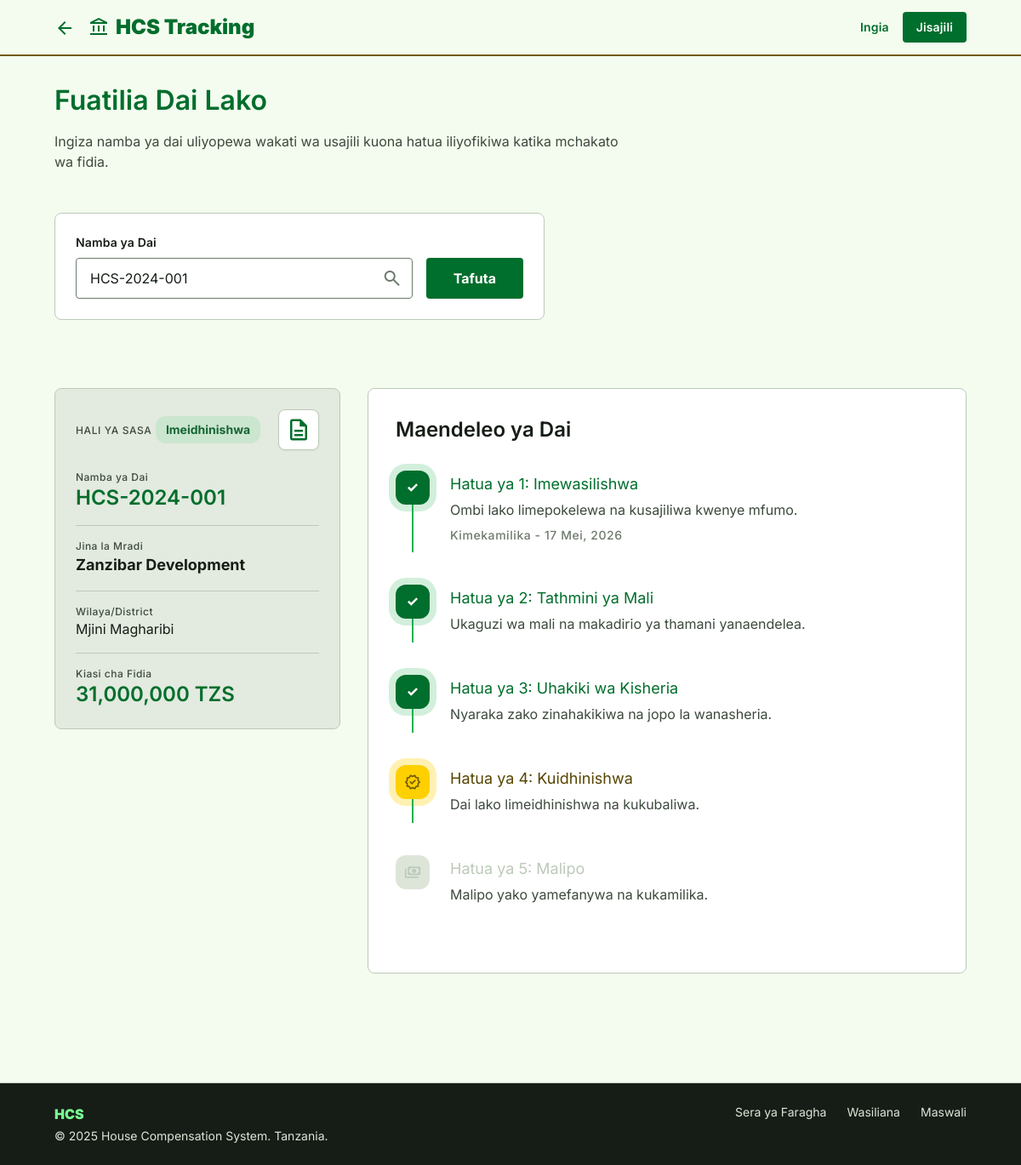
Page /track-claim.php?claim_number=HCS-2024-001 on the committed database.
### tables this page shows
CREATE TABLE `valuations` (
  `id` int(11) NOT NULL,
  `claim_id` int(11) NOT NULL,
  `valuer_id` int(11) DEFAULT NULL,
  `property_value` decimal(15,2) DEFAULT NULL,
  `disturbance_allowance` decimal(15,2) DEFAULT NULL,
  `transport_allowance` decimal(15,2) DEFAULT NULL,
  `total_compensation` decimal(15,2) DEFAULT NULL,
  `valuation_report` text DEFAULT NULL,
  `created_at` timestamp NOT NULL DEFAULT current_timestamp()
);

CREATE TABLE `claims` (
  `id` int(11) NOT NULL,
  `claimant_id` int(11) NOT NULL,
  `claim_number` varchar(100) NOT NULL,
  `project_name` varchar(255) DEFAULT NULL,
  `district` varchar(100) DEFAULT NULL,
  `ward` varchar(100) DEFAULT NULL,
  `village` varchar(100) DEFAULT NULL,
  `property_type` varchar(100) DEFAULT NULL,
  `property_size` varchar(100) DEFAULT NULL,
  `claim_amount` decimal(15,2) DEFAULT NULL,
  `valuation_amount` decimal(15,2) DEFAULT NULL,
  `approved_amount` decimal(15,2) DEFAULT NULL,
  `decision_date` date DEFAULT NULL,
  `gps_coordinates` varchar(255) DEFAULT NULL,
  `description` text DEFAULT NULL,
  `status` enum('submitted','valuation','legal_review','approved','rejected','paid') DEFAULT 'submitted',
  `created_at` timestamp NOT NULL DEFAULT current_timestamp(),
  `updated_at` timestamp NOT NULL DEFAULT current_timestamp() ON UPDATE current_timestamp()
);

### track-claim.php (the view, shortened to what the rows shown need)
<?php
require_once 'includes/functions.php';
$claim_data = null;
$search_performed = false;
if (isset($_GET['claim_number']) && !empty($_GET['claim_number'])) {
    $claim_number = sanitizeInput($_GET['claim_number']);
    $search_performed = true;
    $conn = getDB();
    $query = "SELECT c.*,
                     u.full_name as claimant_name,
                     u.email,
                     u.phone,
                     v.property_value,
                     v.disturbance_allowance,
                     v.transport_allowance,
                     v.total_compensation,
                     v.valuation_report,
                     v.created_at as valuation_date
              FROM claims c
              LEFT JOIN users u ON c.claimant_id = u.id
              LEFT JOIN valuations v ON c.id = v.claim_id
              WHERE c.claim_number = ?";
    $stmt = mysqli_prepare($conn, $query);
    mysqli_stmt_bind_param($stmt, "s", $claim_number);
    mysqli_stmt_execute($stmt);
    $result = mysqli_stmt_get_result($stmt);
    if ($row = mysqli_fetch_assoc($result)) {
        $claim_data = $row;
    } else {
        $error_message = "Dai lenye namba '$claim_number' halijapatikana. Tafadhali hakiki namba yako na ujaribu tena.";
    }
}
$status_steps = [
    'submitted' => ['name' => 'Imewasilishwa', 'icon' => 'check', 'description' => 'Ombi lako limepokelewa na kusajiliwa kwenye mfumo.'],
    'valuation' => ['name' => 'Tathmini ya Mali', 'icon' => 'real_estate_agent', 'description' => 'Ukaguzi wa mali na makadirio ya thamani yanaendelea.'],
    'legal_review' => ['name' => 'Uhakiki wa Kisheria', 'icon' => 'gavel', 'description' => 'Nyaraka zako zinahakikiwa na jopo la wanasheria.'],
    'approved' => ['name' => 'Kuidhinishwa', 'icon' => 'verified', 'description' => 'Dai lako limeidhinishwa na kukubaliwa.'],
    'rejected' => ['name' => 'Kukataliwa', 'icon' => 'cancel', 'description' => 'Dai lako limekataliwa kwa sababu zilizoelezwa.'],
    'paid' => ['name' => 'Malipo', 'icon' => 'payments', 'description' => 'Malipo yako yamefanywa na kukamilika.']
];
function getStepIndex($status) {
    $order = ['submitted', 'valuation', 'legal_review', 'approved', 'paid'];
    $index = array_search($status, $order);
    return $index !== false ? $index : 0;
}
?>
<!DOCTYPE html>
<html class="light" lang="sw">
<head>
<script src="https://cdn.tailwindcss.com?plugins=forms,container-queries"></script>
</head>
<body class="bg-surface font-body-md text-on-surface min-h-screen flex flex-col">
<header class="bg-surface border-b-2 border-secondary sticky top-0 z-50">
    <div class="flex justify-between items-center w-full px-margin-mobile md:px-margin-desktop max-w-max-width mx-auto h-16">
        <div class="flex items-center gap-4">
            <a href="index.php" class="flex items-center gap-2">
                <h1 class="font-headline-md text-headline-md font-black text-primary">HCS Tracking</h1>
            </a>
        </div>
    </div>
</header>
<main class="flex-grow pb-32 relative overflow-hidden">
    <div class="max-w-max-width mx-auto px-margin-mobile md:px-margin-desktop pt-6 md:pt-8">
        <div class="mb-6 md:mb-lg">
            <h2 class="font-headline-lg-mobile text-headline-lg-mobile md:font-headline-lg md:text-headline-lg text-primary mb-3 md:mb-4">
                Fuatilia Dai Lako
            </h2>
        </div>
        <?php if ($search_performed): ?>
            <?php if ($claim_data): ?>
                <div class="grid grid-cols-1 lg:grid-cols-12 gap-6 md:gap-8">
                    <div class="lg:col-span-4">
                        <div class="bg-surface-container-high border border-outline-variant p-5 md:p-6 rounded-xl flex flex-col gap-4 md:gap-6 sticky top-24">
                            <div class="flex justify-between items-start">
                                <div>
                                    <span class="text-label-sm font-label-sm uppercase tracking-wider text-on-surface-variant">Hali ya Sasa</span>
                                    <div class="mt-2 inline-flex items-center px-3 py-1.5 rounded-full font-bold text-sm"
                                         style="background-color: <?php
                                            switch($claim_data['status']) {
                                                case 'approved': echo '#22c55e'; break;
                                            }
                                         ?>20; color: <?php
                                            switch($claim_data['status']) {
                                                case 'approved': echo '#166534'; break;
                                            }
                                         ?>">
                                        <?php echo getStatusLabel($claim_data['status']); ?>
                                    </div>
                                </div>
                                <div class="w-12 h-12 rounded-xl bg-white flex items-center justify-center border border-outline-variant shadow-sm">
                                    <span class="material-symbols-outlined text-primary text-3xl">description</span>
                                </div>
                            </div>
                            <div class="space-y-3 md:space-y-4">
                                <div>
                                    <h4 class="text-label-sm font-label-sm text-on-surface-variant">Namba ya Dai</h4>
                                    <p class="text-headline-md font-headline-md text-primary text-xl md:text-2xl"><?php echo htmlspecialchars($claim_data['claim_number']); ?></p>
                                </div>
                                <div class="border-t border-outline-variant pt-3 md:pt-4">
                                    <h4 class="text-label-sm font-label-sm text-on-surface-variant">Jina la Mradi</h4>
                                    <p class="text-body-lg font-bold text-on-surface"><?php echo htmlspecialchars($claim_data['project_name'] ?? 'Haijajazwa'); ?></p>
                                </div>
                                <div class="border-t border-outline-variant pt-3 md:pt-4">
                                    <h4 class="text-label-sm font-label-sm text-on-surface-variant">Wilaya/District</h4>
                                    <p class="text-body-md text-on-surface"><?php echo htmlspecialchars($claim_data['district'] ?? 'Haijajazwa'); ?></p>
                                </div>
                                <?php if ($claim_data['total_compensation'] && $claim_data['total_compensation'] > 0): ?>
                                <div class="border-t border-outline-variant pt-3 md:pt-4">
                                    <h4 class="text-label-sm font-label-sm text-on-surface-variant">Kiasi cha Fidia</h4>
                                    <p class="text-headline-md font-headline-md text-primary text-xl md:text-2xl">
                                        <?php echo number_format($claim_data['total_compensation'], 0, '.', ','); ?> TZS
                                    </p>
                                </div>
                                <?php endif; ?>
                            </div>
                        </div>
                    </div>
                    <div class="lg:col-span-8">
                        <div class="bg-surface-container-lowest border border-outline-variant rounded-xl p-5 md:p-8">
                            <h3 class="font-headline-md text-headline-md text-on-surface mb-6 md:mb-8">Maendeleo ya Dai</h3>
                            <div class="flex flex-col gap-0">
                                <?php
                                $current_step = getStepIndex($claim_data['status']);
                                $steps_to_show = ['submitted', 'valuation', 'legal_review', 'approved', 'paid'];
                                $step_icons = [
                                    'submitted' => 'checklist',
                                    'valuation' => 'real_estate_agent',
                                    'legal_review' => 'gavel',
                                    'approved' => 'verified',
                                    'paid' => 'payments'
                                ];
                                foreach ($steps_to_show as $index => $step_key):
                                    $step = $status_steps[$step_key];
                                    $is_completed = $index < $current_step;
                                    $is_current = $index == $current_step;
                                ?>
                                <div class="step-item flex gap-4 md:gap-6 pb-8 md:pb-12 relative">
                                    <div class="step-line <?php echo ($is_completed || $is_current) ? 'step-line-active' : ''; ?> relative z-10">
                                        <div class="w-9 h-9 md:w-10 md:h-10 rounded-full flex items-center justify-center ring-4 md:ring-8 transition-all
                                            <?php
                                            if ($is_completed) {
                                                echo 'bg-primary text-white ring-primary-container/20';
                                            } elseif ($is_current) {
                                                echo 'bg-secondary-container text-on-secondary-container ring-secondary-container/30 animate-pulse';
                                            } else {
                                                echo 'bg-surface-container-highest text-outline-variant ring-transparent';
                                            }
                                            ?>">
                                            <?php if ($is_completed): ?>
                                                <span class="material-symbols-outlined text-base md:text-xl" style="font-variation-settings: 'wght' 700">check</span>
                                            <?php else: ?>
                                                <span class="material-symbols-outlined text-base md:text-xl"><?php echo $step_icons[$step_key]; ?></span>
                                            <?php endif; ?>
                                        </div>
                                    </div>
                                    <div class="flex-grow pt-0.5">
                                        <h4 class="font-bold text-body-md md:text-body-lg
                                            <?php echo $is_completed ? 'text-primary' : ($is_current ? 'text-on-secondary-fixed-variant' : 'text-outline-variant'); ?>">
                                            Hatua ya <?php echo $index + 1; ?>: <?php echo $step['name']; ?>
                                        </h4>
                                        <p class="text-on-surface-variant text-sm md:text-base mt-1"><?php echo $step['description']; ?></p>
                                        <?php if ($claim_data['created_at'] && $index == 0): ?>
                                        <span class="text-label-sm font-label-sm text-outline mt-2 block text-xs md:text-sm">
                                            <?php if ($is_completed || $is_current): ?>
                                                <?php echo $is_completed ? 'Kimekamilika' : 'Imeanza'; ?> - <?php echo formatDateSw($claim_data['created_at']); ?>
                                            <?php else: ?>
                                                Inasubiri
                                            <?php endif; ?>
                                        </span>
                                        <?php endif; ?>
                                    </div>
                                </div>
                                <?php endforeach; ?>
                            </div>
                        </div>
                    </div>
                </div>
            <?php endif; ?>
        <?php endif; ?>
    </div>
</main>
</body>
</html>

### rows in the picture
valuations: claim.status "Imeidhinishwa", claim.claim_number "HCS-2024-001", claim.project_name "Zanzibar Development", claim.district "Mjini Magharibi", total_compensation "31,000,000", claim.created_at "17 Mei, 2026"

### other values in the picture
$step['name'] "Imewasilishwa"
$step['description'] "Ombi lako limepokelewa na kusajiliwa kwenye mfumo."
$step['name'] "Tathmini ya Mali"
$step['description'] "Ukaguzi wa mali na makadirio ya thamani yanaendelea."
$step['name'] "Uhakiki wa Kisheria"
$step['description'] "Nyaraka zako zinahakikiwa na jopo la wanasheria."
$step['name'] "Kuidhinishwa"
$step['description'] "Dai lako limeidhinishwa na kukubaliwa."
$step['name'] "Malipo"
$step['description'] "Malipo yako yamefanywa na kukamilika."
